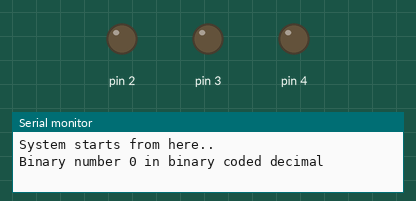
The sketch below on a simulated Arduino Uno, built with avr-gcc and run on an emulated ATmega328P. On the bench: output pins drawn as LEDs (lit = HIGH), the last lines printed to the serial monitor. Pins used as bus, display or sensor lines are not drawn.

Above: at 3.0 s.
At 15.0 s:
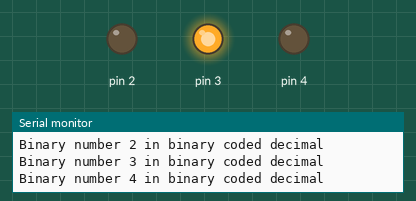
At 21.0 s:
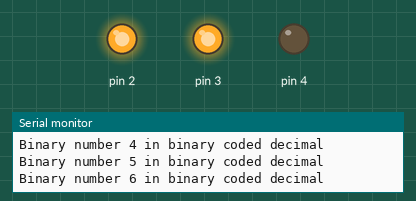
At 27.0 s:
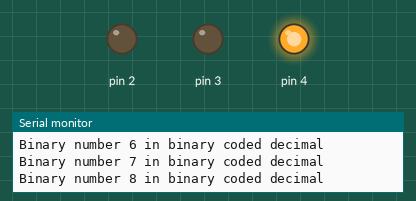
At 40.5 s:
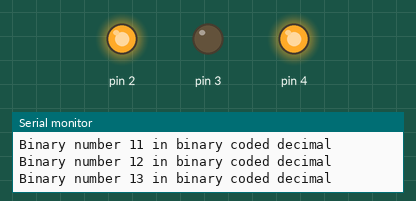
At 57.0 s:
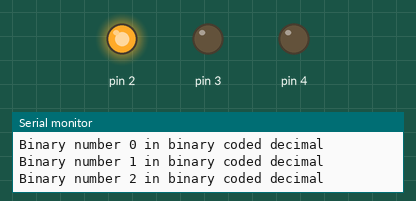
Timing chart, 0 to 62.4 s (numbered marks = the images above):
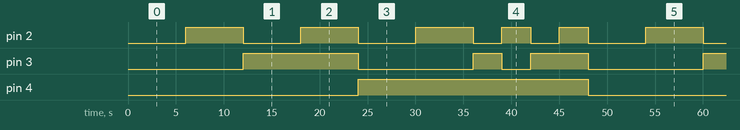

Measured:
- by itself, pin 2: repeats every 48.0 s: 2 × (LOW 6.0 s, HIGH 6.0 s), 2 × (LOW 3.0 s, HIGH 3.0 s), LOW 6.0 s, HIGH 6.0 s
- by itself, pin 3: repeats every 48.0 s: LOW 12.0 s, HIGH 3.0 s, LOW 3.0 s, HIGH 6.0 s, LOW 12.0 s, HIGH 12.0 s
- by itself, pin 4: alternates HIGH for 24.0 s and LOW for 24.0 s

The sketch:

decimal_to_binary.ino
```cpp
#define waited_time 3000
void setup() {
  // defining pin number :
  pinMode(1,OUTPUT);
  pinMode(2,OUTPUT);
  pinMode(3,OUTPUT);
  pinMode(4,OUTPUT);
  Serial.begin(9600);
  Serial.println("System starts from here..");

}

void loop() {
  // giving output to leds:
  Serial.println("Binary number 0 in binary coded decimal");
  digitalWrite(1,LOW);
  digitalWrite(2,LOW);
  digitalWrite(3,LOW);
  digitalWrite(4,LOW);
  delay(waited_time);

  Serial.println("Binary number 1 in binary coded decimal");
  digitalWrite(1,HIGH);
  digitalWrite(2,LOW);
  digitalWrite(3,LOW);
  digitalWrite(4,LOW);
  delay(waited_time);

  Serial.println("Binary number 2 in binary coded decimal");
  digitalWrite(1,LOW);
  digitalWrite(2,HIGH);
  digitalWrite(3,LOW);
  digitalWrite(4,LOW);
  delay(waited_time);

  Serial.println("Binary number 3 in binary coded decimal");
  digitalWrite(1,HIGH);
  digitalWrite(2,HIGH);
  digitalWrite(3,LOW);
  digitalWrite(4,LOW);
  delay(waited_time);

  Serial.println("Binary number 4 in binary coded decimal");
  digitalWrite(1,LOW);
  digitalWrite(2,LOW);
  digitalWrite(3,HIGH);
  digitalWrite(4,LOW);
  delay(waited_time);

  Serial.println("Binary number 5 in binary coded decimal");
  digitalWrite(1,HIGH);
  digitalWrite(2,LOW);
  digitalWrite(3,HIGH);
  digitalWrite(4,LOW);
  delay(waited_time);

  Serial.println("Binary number 6 in binary coded decimal");
  digitalWrite(1,LOW);
  digitalWrite(2,HIGH);
  digitalWrite(3,HIGH);
  digitalWrite(4,LOW);
  delay(waited_time);

  Serial.println("Binary number 7 in binary coded decimal");
  digitalWrite(1,HIGH);
  digitalWrite(2,HIGH);
  digitalWrite(3,HIGH);
  digitalWrite(4,LOW);
  delay(waited_time);

  Serial.println("Binary number 8 in binary coded decimal");
  digitalWrite(1,LOW);
  digitalWrite(2,LOW);
  digitalWrite(3,LOW);
  digitalWrite(4,HIGH);
  delay(waited_time);

  Serial.println("Binary number 9 in binary coded decimal");
  digitalWrite(1,HIGH);
  digitalWrite(2,LOW);
  digitalWrite(3,LOW);
  digitalWrite(4,HIGH);
  delay(waited_time);

  Serial.println("Binary number 10 in binary coded decimal");
  digitalWrite(1,LOW);
  digitalWrite(2,HIGH);
  digitalWrite(3,LOW);
  digitalWrite(4,HIGH);
  delay(waited_time);

  Serial.println("Binary number 11 in binary coded decimal");
  digitalWrite(1,HIGH);
  digitalWrite(2,HIGH);
  digitalWrite(3,LOW);
  digitalWrite(4,HIGH);
  delay(waited_time);

  Serial.println("Binary number 12 in binary coded decimal");
  digitalWrite(1,LOW);
  digitalWrite(2,LOW);
  digitalWrite(3,HIGH);
  digitalWrite(4,HIGH);
  delay(waited_time);

  Serial.println("Binary number 13 in binary coded decimal");
  digitalWrite(1,HIGH);
  digitalWrite(2,HIGH);
  digitalWrite(3,LOW);
  digitalWrite(4,HIGH);
  delay(waited_time);

  Serial.println("Binary number 14 in binary coded decimal");
  digitalWrite(1,LOW);
  digitalWrite(2,LOW);
  digitalWrite(3,HIGH);
  digitalWrite(4,HIGH);
  delay(waited_time);

  Serial.println("Binary number 15 in binary coded decimal");
  digitalWrite(1,HIGH);
  digitalWrite(2,HIGH);
  digitalWrite(3,HIGH);
  digitalWrite(4,HIGH);
  delay(waited_time);

}
```
